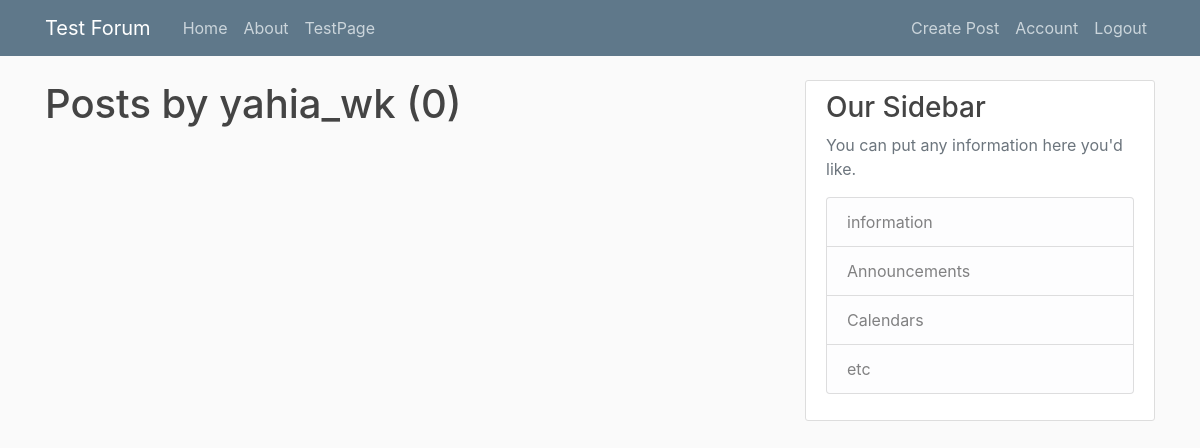
The app's page /user/yahia_wk (signed in), older data.
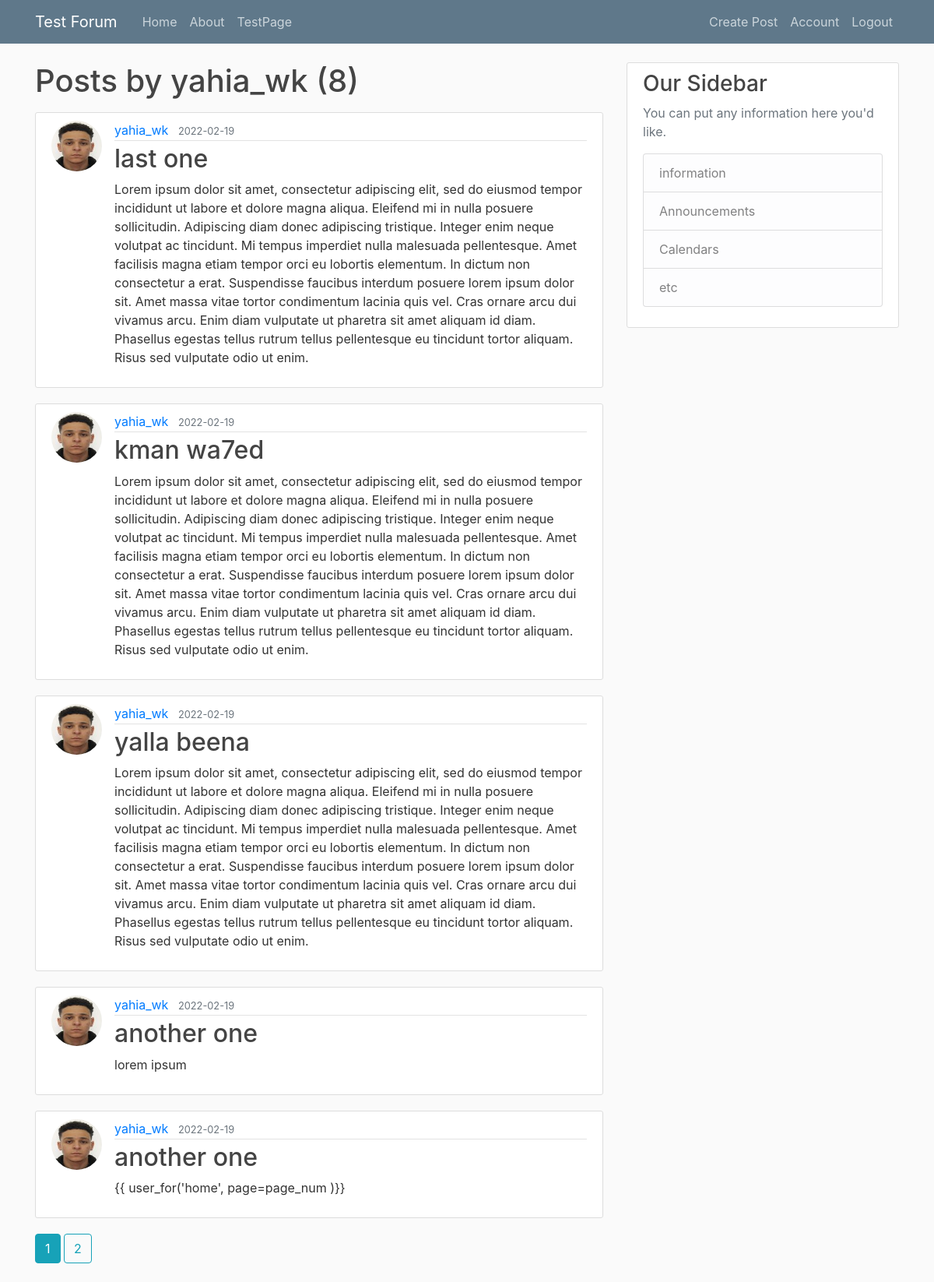
The same page, newer data.
### flaskblog/models.py (models this page shows, shortened)
class Post(db.Model):
    id = db.Column(db.Integer, primary_key=True)
    title =  db.Column(db.String(100), nullable=False)
    date_posted = db.Column(db.DateTime, nullable=False, default=datetime.utcnow)
    content = db.Column(db.Text, nullable=False)
    user_id = db.Column(db.Integer, db.ForeignKey('user.id'), nullable=False)

class User(db.Model, UserMixin):
    id = db.Column(db.Integer, primary_key=True)
    username = db.Column(db.String(20), unique=True, nullable=False)
    email = db.Column(db.String(120), unique=True, nullable=False)
    image_file = db.Column(db.String(20), nullable=False, default='default.jpg')
    password = db.Column(db.String(60), nullable=False)
    posts = db.relationship('Post', backref='author', lazy=True)

### flaskblog/routes.py (the view)
@app.route("/user/<string:username>")
@login_required
def user_posts(username):
    page = request.args.get('page', 1, type=int)
    user = User.query.filter_by(username=username).first_or_404()
    posts = Post.query.filter_by(author=user).order_by(Post.date_posted.desc()).paginate(per_page=5, page=page)
    return render_template('user_posts.html', posts=posts, user=user)

### flaskblog/models.py (called while the page is built)
@login_manager.user_loader
def load_user(user_id):
    return User.query.get(int(user_id))

### flaskblog/templates/user_posts.html
{% extends "layout.html" %}
{% block content %}
    <h1 class="mb-3">Posts by {{ user.username }} ({{ posts.total }})</h1>
    {% for post in posts.items %}
        <article class="media content-section">
          <img class="rounded-circle article-img" src="{{ url_for('static', filename='profile_pics/' + post.author.image_file) }}">
          <div class="media-body">
            <div class="article-metadata">
              <a class="mr-2" href="{{ url_for('user_posts', username=post.author.username) }}">{{ post.author.username }}</a>
              <small class="text-muted">{{ post.date_posted.strftime('%Y-%m-%d') }}</small>
            </div>
            <h2><a class="article-title" href="{{ url_for('post', post_id=post.id) }}">{{ post.title }}</a></h2>
            <p class="article-content">{{ post.content }}</p>
          </div>
        </article>
    {% endfor %}
    {% for page_num in posts.iter_pages(left_edge=1, right_edge=1, left_current=1, right_current=2) %}
        {% if page_num %}
          {% if posts.page == page_num %}
            <a class="btn btn-info mb-4" href="{{ url_for('user_posts', page=page_num, username=user.username)}}">{{ page_num }} </a>
          {% else %}
            <a class="btn btn-outline-info mb-4" href="{{ url_for('user_posts', page=page_num, username=user.username)}}">{{ page_num }} </a>
          {% endif %}
        {% else %}
          ...
        {% endif %}
    {% endfor %}
{% endblock content %}

Row changes from the older to the newer data that the page shows:
added Post: image_file (picture), author.username "yahia_wk", date_posted "2022-02-19", title "last one", content "Lorem ipsum dolor sit amet, consectetur adipiscing elit, sed do eiusmod tempor incididunt ut labore et dolore magna aliqua. Eleifend mi in nulla posuere sollicitudin. Adipiscing diam donec adipiscing tristique. Integer enim neque volutpat ac tincidunt. Mi tempus imperdiet nulla malesuada pellentesque. Amet facilisis magna etiam tempor orci eu lobortis elementum. In dictum non consectetur a erat. Suspendisse faucibus interdum posuere lorem ipsum dolor sit. Amet massa vitae tortor condimentum lacinia quis vel. Cras ornare arcu dui vivamus arcu. Enim diam vulputate ut pharetra sit amet aliquam id diam. Phasellus egestas tellus rutrum tellus pellentesque eu tincidunt tortor aliquam. Risus sed…"
added Post: image_file (picture), author.username "yahia_wk", date_posted "2022-02-19", title "kman wa7ed", content "Lorem ipsum dolor sit amet, consectetur adipiscing elit, sed do eiusmod tempor incididunt ut labore et dolore magna aliqua. Eleifend mi in nulla posuere sollicitudin. Adipiscing diam donec adipiscing tristique. Integer enim neque volutpat ac tincidunt. Mi tempus imperdiet nulla malesuada pellentesque. Amet facilisis magna etiam tempor orci eu lobortis elementum. In dictum non consectetur a erat. Suspendisse faucibus interdum posuere lorem ipsum dolor sit. Amet massa vitae tortor condimentum lacinia quis vel. Cras ornare arcu dui vivamus arcu. Enim diam vulputate ut pharetra sit amet aliquam id diam. Phasellus egestas tellus rutrum tellus pellentesque eu tincidunt tortor aliquam. Risus sed…"
added Post: image_file (picture), author.username "yahia_wk", date_posted "2022-02-19", title "yalla beena", content "Lorem ipsum dolor sit amet, consectetur adipiscing elit, sed do eiusmod tempor incididunt ut labore et dolore magna aliqua. Eleifend mi in nulla posuere sollicitudin. Adipiscing diam donec adipiscing tristique. Integer enim neque volutpat ac tincidunt. Mi tempus imperdiet nulla malesuada pellentesque. Amet facilisis magna etiam tempor orci eu lobortis elementum. In dictum non consectetur a erat. Suspendisse faucibus interdum posuere lorem ipsum dolor sit. Amet massa vitae tortor condimentum lacinia quis vel. Cras ornare arcu dui vivamus arcu. Enim diam vulputate ut pharetra sit amet aliquam id diam. Phasellus egestas tellus rutrum tellus pellentesque eu tincidunt tortor aliquam. Risus sed…"
added Post: image_file (picture), author.username "yahia_wk", date_posted "2022-02-19", title "another one", content "lorem ipsum"
added Post: image_file (picture), author.username "yahia_wk", date_posted "2022-02-19", title "another one", content "{{ user_for('home', page=page_num )}}"
Text that changed along with them:
{{ posts.total }}: "0" → "8"
new list line: "1"
new list line: "2"
